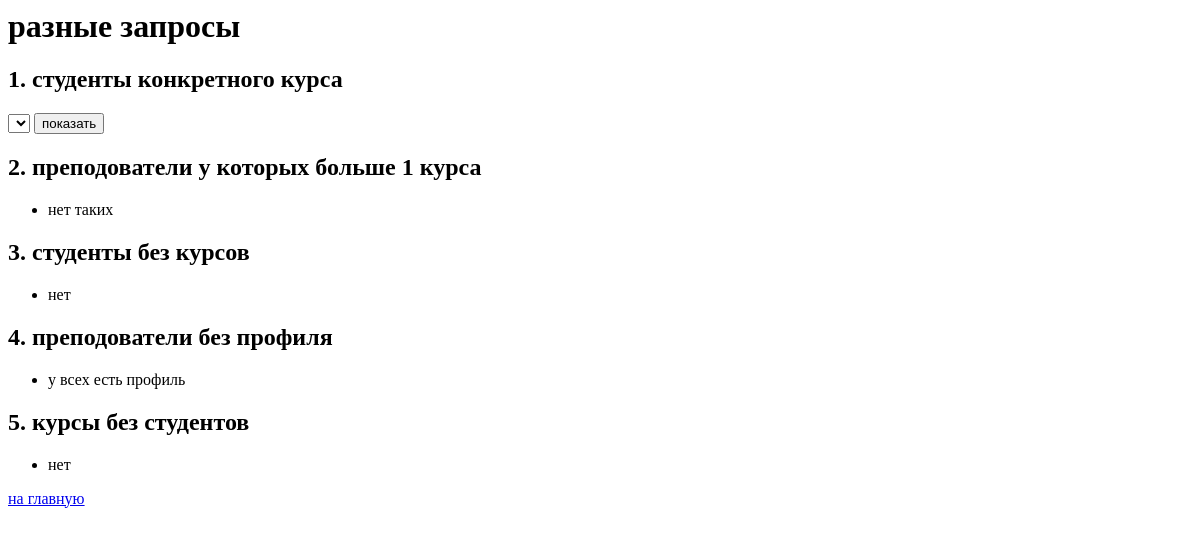
Before: /schedule/orm-queries/ with the older database file.
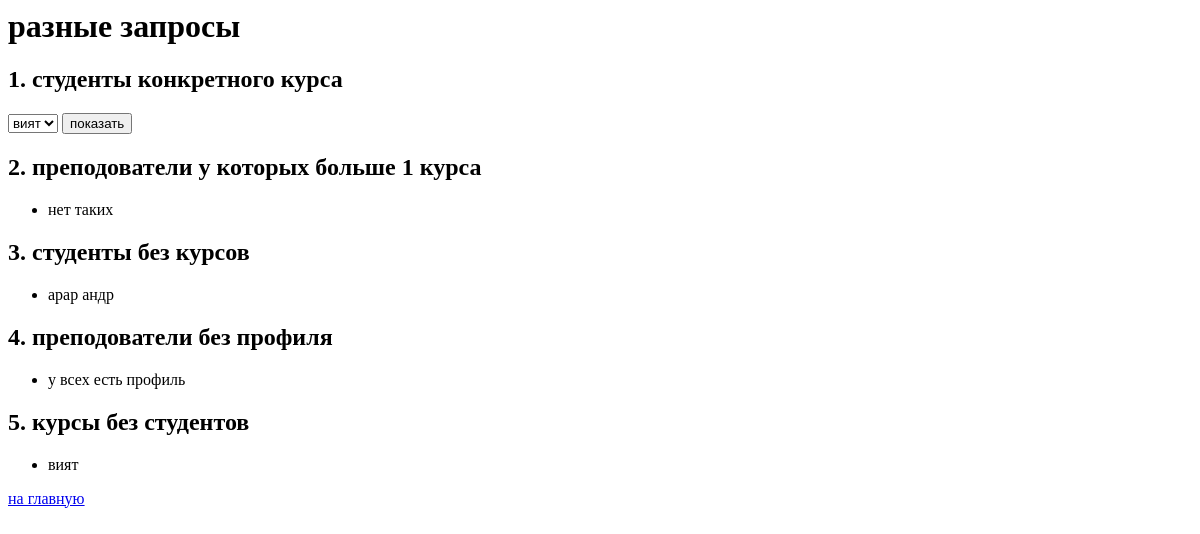
After: the same page with the newer database file.
### schedule/models.py (models this page shows)
class Student(models.Model):
    first_name = models.CharField(max_length=50, verbose_name="Имя")
    last_name = models.CharField(max_length=50, verbose_name="Фамилия")
    email = models.EmailField(unique=True, verbose_name="Email")
    phone = models.CharField(max_length=20, blank=True, verbose_name="Телефон")
    birth_date = models.DateField(null=True, blank=True, verbose_name="Дата рождения")
    enrollment_date = models.DateField(auto_now_add=True, verbose_name="Дата зачисления")
    is_active = models.BooleanField(default=True, verbose_name="Активен")
    courses = models.ManyToManyField(Course, related_name='students', blank=True)
    def __str__(self):
        return f"{self.last_name} {self.first_name}"
    class Meta:
        verbose_name = "Студент"
        verbose_name_plural = "Студенты"

class Course(models.Model):
    LEVEL_CHOICES = [
        ('beginner', 'Начальный'),
        ('intermediate', 'Средний'),
        ('advanced', 'Продвинутый'),
    ]
    teacher = models.ForeignKey(
        Teacher,
        on_delete=models.SET_NULL,
        null=True,
        blank=True,
        related_name='courses',
        verbose_name="Преподаватель"
    )
    title = models.CharField(max_length=200, unique=True, verbose_name="Название")
    description = models.TextField(blank=True, verbose_name="Описание")
    level = models.CharField(max_length=20, choices=LEVEL_CHOICES, default='beginner')
    duration_hours = models.IntegerField(validators=[MinValueValidator(1)])
    price = models.DecimalField(max_digits=10, decimal_places=2, validators=[MinValueValidator(0)])
    max_students = models.IntegerField(default=30, validators=[MinValueValidator(1)])
    def __str__(self):
        return self.title
    class Meta:
        verbose_name = "Курс"
        verbose_name_plural = "Курсы"

### schedule/views.py (the view)
# urls.py: path('orm-queries/', views.orm_queries, name='orm_queries'),
def orm_queries(request):
    course_students = None
    course_id = request.GET.get('course_id')
    if course_id:
        course = get_object_or_404(Course, id=course_id)
        course_students = course.students.all()
    teachers_more_than = Teacher.objects.annotate(
        course_count=Count('courses')
    ).filter(course_count__gt=1)  # больше 1 курса
    students_no_courses = Student.objects.filter(courses__isnull=True)
    teachers_no_info = Teacher.objects.filter(info__isnull=True)
    courses_no_students = Course.objects.annotate(
        student_count=Count('students')
    ).filter(student_count=0)
    context = {
        'course_students': course_students,
        'teachers_more_than': teachers_more_than,
        'students_no_courses': students_no_courses,
        'teachers_no_info': teachers_no_info,
        'courses_no_students': courses_no_students,
        'courses': Course.objects.all(),
    }
    return render(request, 'schedule/orm_queries.html', context)

### schedule/templates/schedule/orm_queries.html (shortened to what this page needs)
<h1>разные запросы</h1>
<h2>1. студенты конкретного курса</h2>
<form method="get">
    <select name="course_id">
        {% for course in courses %}
        <option value="{{ course.id }}">{{ course.title }}</option>
        {% endfor %}
    </select>
    <button type="submit">показать</button>
</form>
<h2>2. преподователи у которых больше 1 курса</h2>
<ul>
    {% for teacher in teachers_more_than %}
    <li>{{ teacher }} - {{ teacher.courses.count }} курсов</li>
    {% empty %}
    <li>нет таких</li>
    {% endfor %}
</ul>
<h2>3. студенты без курсов</h2>
<ul>
    {% for student in students_no_courses %}
    <li>{{ student }}</li>
    {% empty %}
    <li>нет</li>
    {% endfor %}
</ul>
<h2>4. преподователи без профиля</h2>
<ul>
    {% for teacher in teachers_no_info %}
    <li>{{ teacher }}</li>
    {% empty %}
    <li>у всех есть профиль</li>
    {% endfor %}
</ul>
<h2>5. курсы без студентов</h2>
<ul>
    {% for course in courses_no_students %}
    <li>{{ course }}</li>
    {% empty %}
    <li>нет</li>
    {% endfor %}
</ul>
<a href="/schedule/teachers/">на главную</a>

Changed rows visible on the page:
added Student: last_name+first_name "арар андр"
added Course: title "вият"
Other visible differences:
form field course_id: (not shown) → "вият"
text no longer shown: "нет нет"
